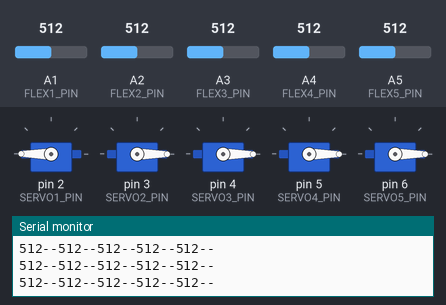
This sketch was run on a simulated Arduino Uno, built with avr-gcc and run on an emulated ATmega328P. Parts: 5 × servo, the last lines printed to the serial monitor. Inputs (shaded band) come from the test bench; at power-on: A2 (FLEX2_PIN) = 512, A1 (FLEX1_PIN) = 512, A3 (FLEX3_PIN) = 512, A4 (FLEX4_PIN) = 512, A5 (FLEX5_PIN) = 512.

Above: at 1.2 s.
1.3 s: A2 (FLEX2_PIN) set to 339
2.8 s: A2 (FLEX2_PIN) set to 323
At 3.3 s:
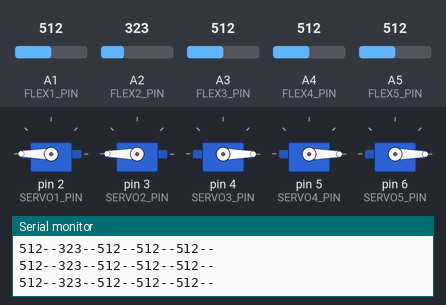
4.3 s: A1 (FLEX1_PIN) set to 992
At 5.3 s:
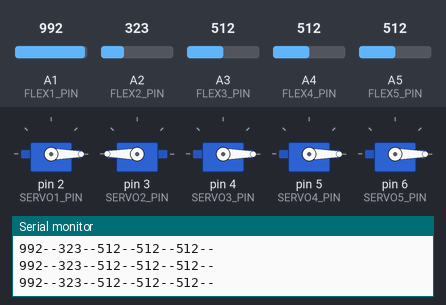
5.8 s: A3 (FLEX3_PIN) set to 992
At 6.7 s:
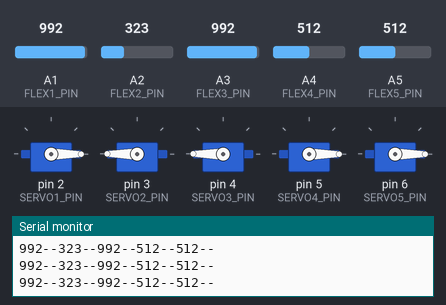
7.3 s: A4 (FLEX4_PIN) set to 992
At 8.5 s:
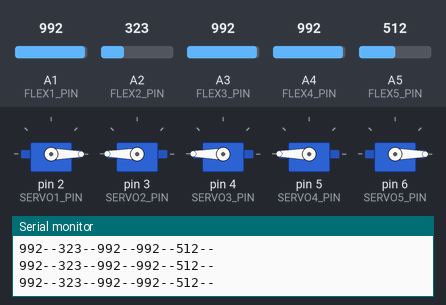
8.8 s: A5 (FLEX5_PIN) set to 992
At 10.0 s:
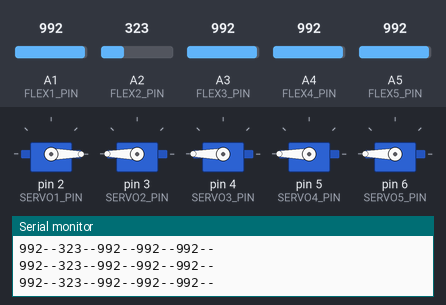
Timing chart, 0 to 11.3 s (numbered marks = the images above; inputs shaded):
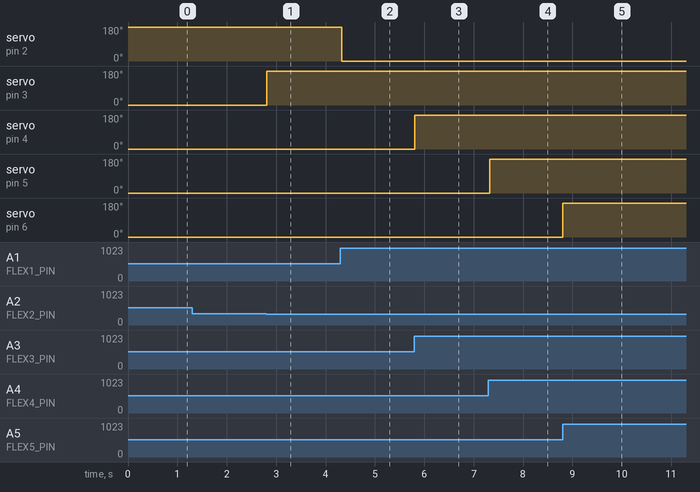

The sketch:

servoarm_wired.ino
```cpp
// (licence header left out)
#include <Servo.h>

// ----- Servo objects -----
Servo servo1;  // Index finger
Servo servo2;  // Middle finger
Servo servo3;  // Ring finger
Servo servo4;  // Pinky finger
Servo servo5;  // Thumb

// ----- Analog input pins -----
const int FLEX1_PIN = A1;
const int FLEX2_PIN = A2;
const int FLEX3_PIN = A3;
const int FLEX4_PIN = A4;
const int FLEX5_PIN = A5;

// ----- Servo output pins -----
const int SERVO1_PIN = 2;
const int SERVO2_PIN = 3;
const int SERVO3_PIN = 4;
const int SERVO4_PIN = 5;
const int SERVO5_PIN = 6;

// ----- Calibration values -----
const int FLEX1_IDLE = 840, FLEX1_CLOSED = 900;
const int FLEX2_IDLE = 879, FLEX2_CLOSED = 882;
const int FLEX3_IDLE = 828, FLEX3_CLOSED = 824;
const int FLEX4_IDLE = 874, FLEX4_CLOSED = 878;
const int FLEX5_IDLE = 855, FLEX5_CLOSED = 851;

const int LOOP_DELAY = 50;

// ============================================================
void setup() {
  Serial.begin(9600);
  servo1.attach(SERVO1_PIN);
  servo2.attach(SERVO2_PIN);
  servo3.attach(SERVO3_PIN);
  servo4.attach(SERVO4_PIN);
  servo5.attach(SERVO5_PIN);
  Serial.println("Robotic Hand — Ready. Flex readings: F1--F2--F3--F4--F5");
}

// Helper: map flex sensor reading to servo angle
int flexToServo(int pin, int idleVal, int closedVal, bool invertDir) {
  int rawVal = analogRead(pin);
  int angle;
  if (invertDir) {
    angle = map(rawVal, idleVal, closedVal, 180, 0);
  } else {
    angle = map(rawVal, idleVal, closedVal, 0, 180);
  }
  return constrain(angle, 0, 180);
}

// ============================================================
void loop() {
  servo1.write(flexToServo(FLEX1_PIN, FLEX1_IDLE, FLEX1_CLOSED, true));
  servo2.write(flexToServo(FLEX2_PIN, FLEX2_IDLE, FLEX2_CLOSED, false));
  servo3.write(flexToServo(FLEX3_PIN, FLEX3_IDLE, FLEX3_CLOSED, true));
  servo4.write(flexToServo(FLEX4_PIN, FLEX4_IDLE, FLEX4_CLOSED, false));
  servo5.write(flexToServo(FLEX5_PIN, FLEX5_IDLE, FLEX5_CLOSED, true));

  // Serial output for calibration / debugging
  Serial.print(analogRead(FLEX1_PIN)); Serial.print("--");
  Serial.print(analogRead(FLEX2_PIN)); Serial.print("--");
  Serial.print(analogRead(FLEX3_PIN)); Serial.print("--");
  Serial.print(analogRead(FLEX4_PIN)); Serial.print("--");
  Serial.print(analogRead(FLEX5_PIN)); Serial.println("--");

  delay(LOOP_DELAY);
}
```

Measured:
- the behaviour switches between 333 and 332 on A2 (FLEX2_PIN) (found by bisection; images 0 and 1)
- after the input at 2.8 s, servo on pin 3 (SERVO2_PIN): 0° → 180° at once
- after the input at 4.3 s, servo on pin 2 (SERVO1_PIN): 180° → 0° at once
- after the input at 5.8 s, servo on pin 4 (SERVO3_PIN): 0° → 180° at once
- after the input at 7.3 s, servo on pin 5 (SERVO4_PIN): 0° → 180° at once
- after the input at 8.8 s, servo on pin 6 (SERVO5_PIN): 0° → 180° at once
